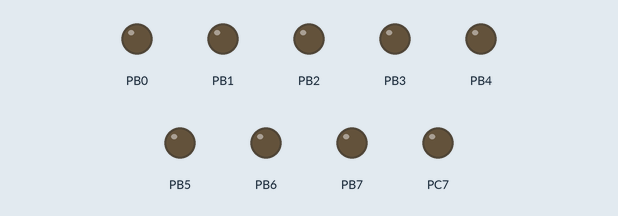
Recording of a program running on a simulated ATmega16, built with avr-gcc and emulated at 0.032768 MHz. On the bench: output pins drawn as LEDs (lit = HIGH).

Above: at 0.1 s.
At 3.1 s:
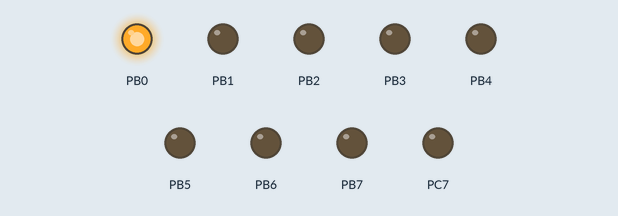
At 39.77 s:
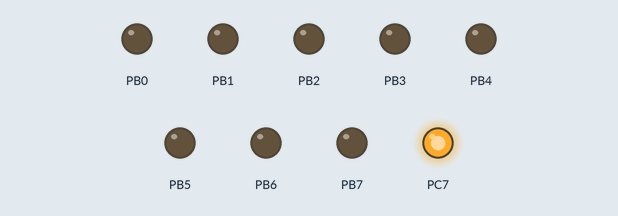
Timing chart, 0 to 40.0 s (numbered marks = the images above):
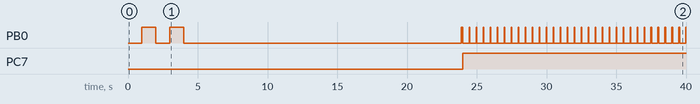

The program:

main.c
```c
/*
 * tomate01.c
 *
 * Created: 23.05.2017 2:29:30
 * Author : Ivan Kireev
 */

#include <avr/io.h>

//#define F_CPU 7372800  // 7.3728 MHz
#define F_CPU 32768  // 32.768 KHz
#define PUMP_PERIOD 3 * 60 * 4 //4 hours
//#define PUMP_PERIOD 3 * 10 //10 minutes

#include <util/delay.h>

#include "general.h"
#include "led.h"
#include "pump.h"

int main(void)
{
	//initialization
	general_init();
	led_init();
	pump_init();

	//blink 2 times per 1 second on start
	_delay_ms(1000);
	led_on(0);
	_delay_ms(1000);
	led_off(0);
	_delay_ms(1000);
	led_on(0);
	_delay_ms(1000);
	led_off(0);

	unsigned short int pump_timer = 2;

    //main loop
    while (1)
    {
		if (pump_timer <= 1)
		{
			pump_on();

			for(unsigned char i = 0; i < 80; i++)
			{
				_delay_ms(500-50);
				led_on(0);
				_delay_ms(50);
				led_off(0);
			}

			pump_off();
			pump_timer = PUMP_PERIOD-1;
		}
		else
		{
			//blink on 0.1 second in 20 sec
			_delay_ms(20000-100);
			led_on(0);
			_delay_ms(100);
			led_off(0);

			pump_timer--;
		}
    }
}
```

general.c
```c
/*
 * general.c
 *
 * Created: 23.05.2017 23:23:04
 *  Author: Ivan Kireev
 */

#include "general.h"

void general_init(void)
{

}
```

general.h
```c
/*
 * general.h
 *
 * Created: 23.05.2017 22:38:10
 *  Author: Ivan Kireev
 */


#ifndef GENERAL_H_
#define GENERAL_H_

void general_init(void);


#endif /* GENERAL_H_ */
```

led.c
```c
/*
 * led.c
 *
 * Created: 23.05.2017 23:28:59
 *  Author: ivkir
 */

#include <avr/io.h>

#include "led.h"


void led_init(void)
{
	/*All the 8 pins of PortB are declared output (LED array is connected)*/
	DDRB=0xFF;

	/*All the 8 LEDs of LED array are Off*/
	PORTB=0x00;
}

void led_on(unsigned char led_num)
{
	PORTB |= 1 << led_num;
}

void led_off(unsigned char led_num)
{
	PORTB &= !(1 << led_num);
}
```

led.h
```c
/*
 * led.h
 *
 * Created: 23.05.2017 23:08:50
 *  Author: Ivan Kireev
 */


#ifndef LED_H_
#define LED_H_

void led_init(void);

void led_on(unsigned char led_num);
void led_off(unsigned char led_num);

#endif /* LED_H_ */
```

pump.c
```c
/*
 * pump.c
 *
 * Created: 25.05.2017 21:54:18
 *  Author: Ivan Kireev
 */

#include <avr/io.h>

#include "pump.h"

void pump_init(void)
{
	/*C7 are declared output (pump key connected)*/
	DDRC=0x80;

	/*A7 if off by default*/
	PORTC &= 0x7F;
}

void pump_on(void)
{
	PORTC |= 0x80;
}

void pump_off(void)
{
	PORTC &= 0x7F;
}
```

pump.h
```c
/*
 * pump.h
 *
 * Created: 25.05.2017 7:53:33
 *  Author: Ivan Kireev
 */


#ifndef PUMP_H_
#define PUMP_H_

void pump_init(void);

void pump_on(void);
void pump_off(void);

#endif /* PUMP_H_ */
```

Measured:
- by itself, PB0: LOW → HIGH at 1.0 s, → LOW 1.0 s later, → HIGH 1.0 s later, → LOW 1.0 s later, … (69 changes in this stretch)
- by itself, PC7: LOW → HIGH at 24.0 s
